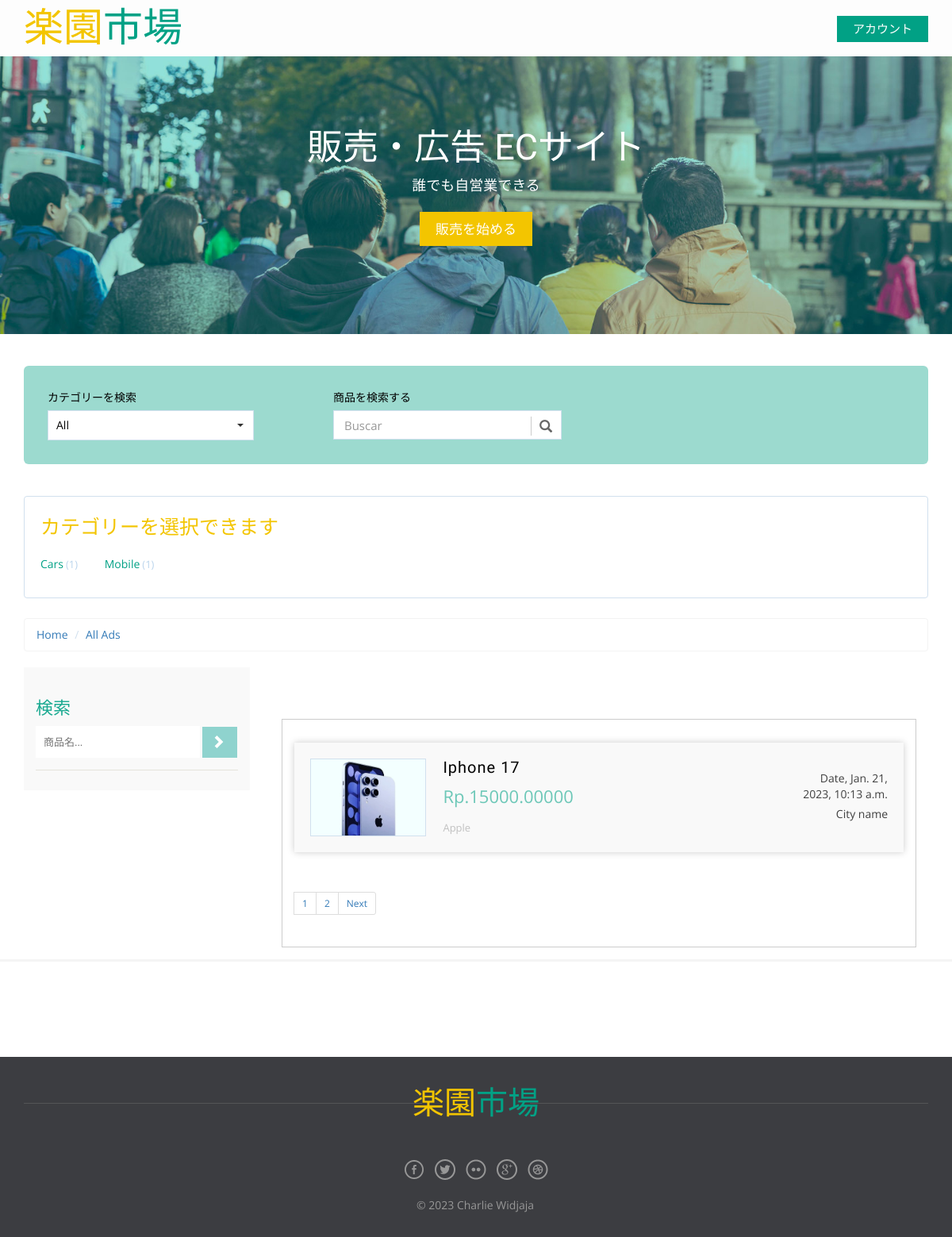
Screenshot of /products/ with the database file from the repository.
### product/models.py (models this page shows, shortened)
class Category(models.Model):
    category_name = models.CharField(max_length = 50)
    image = models.ImageField(upload_to = 'category/', blank = True, null = True)
    slug = models.SlugField(blank = True, null = True)
    class Meta:
        verbose_name = 'category'
        verbose_name_plural = 'categories'
    def __str__(self):
        return self.category_name

class Product(models.Model):
    CONDITION_TYPE = (
        ('new', 'new'),
        ('Used', 'Used')
    )
    name = models.CharField(max_length = 100)
    owner = models.ForeignKey(User , on_delete = models.CASCADE)
    description = models.TextField(max_length = 500)
    condition = models.CharField(max_length = 100, choices = CONDITION_TYPE)
    category = models.ForeignKey('Category',  on_delete = models.SET_NULL, null = True)
    brand = models.ForeignKey('Brand',  on_delete = models.SET_NULL, null = True)
    price = models.DecimalField(max_digits = 10, decimal_places = 5)
    image = models.ImageField(upload_to = 'main_product/', blank = True, null = True)
    created = models.DateTimeField(default = timezone.now)
    slug = models.SlugField(blank = True, null = True)

class Brand(models.Model):
    brand_name = models.CharField(max_length = 50)
    class Meta:
        verbose_name = 'brand'
        verbose_name_plural = 'brands'
    def __str__(self):
        return self.brand_name

### product/views.py (the view, shortened to what this page needs)
# urls.py: path('', views.productlist , name = 'product_list') ,
def productlist(request , category_slug = None):
    category = None
    productlist = Product.objects.all()
    categorylist = Category.objects.annotate(total_products = Count('product'))
    if category_slug:
        category = get_object_or_404(Category , slug = category_slug)
        productlist = productlist.filter(category = category)
    search_query = request.GET.get('q')
    paginator = Paginator(productlist, 1)
    page_number = request.GET.get('page')
    productlist = paginator.get_page(page_number)
    template = 'Product/product_list.html'
    context = {'product_list' : productlist , 'category_list' : categorylist , 'category' : category}
    return render(request, template , context)

### product/templates/Product/product_list.html (shortened to what this page needs)
{% extends 'base.html' %}
{% block body %}
	<div class="total-ads main-grid-border">
		<div class="container">
			<div class="select-box">
				<div class="browse-category ads-list">
					<label>カテゴリーを検索</label>
					<select class="selectpicker show-tick" data-live-search="true">
					  <option data-tokens="Mobiles">All</option>
					</select>
				</div>
				<div class="search-product ads-list">
					<label>商品を検索する</label>
					<div class="search">
						<div id="custom-search-input">
						<div class="input-group">
							<input type="text" class="form-control input-lg" placeholder="Buscar" />
							<span class="input-group-btn">
								<button class="btn btn-info btn-lg" type="button">
									<i class="glyphicon glyphicon-search"></i>
								</button>
							</span>
						</div>
					</div>
					</div>
				</div>
			</div>
			<div class="all-categories">
				<h3>カテゴリーを選択できます</h3>
				<ul class="all-cat-list">
					{% for category in category_list %}
						<li><a href="{% url 'products:product_list_category' category.slug %}">{{category}}<span class="num-of-ads">({{category.total_products}})</span></a></li>
					{% endfor %}
				</ul>
			</div>
			<ol class="breadcrumb" style="margin-bottom: 5px;">
			  <li><a href="index.html">Home</a></li>
			  <li class="active"><a href = "{% url 'products:product_list' %}">All Ads</a></li>
			</ol>
			<div class="ads-grid">
				<div class="side-bar col-md-3">
					<div class="search-hotel">
					<h3 class="sear-head">検索</h3>
					<form method = "GET" action = "{% url 'products:product_list' %}">
						<input type="text" placeholder="商品名..." name = "q" required="">
						<input type="submit" value=" ">
					</form>
				</div>
				</div>
				</div>
				<div class="ads-display col-md-9">
					<div class="wrapper">
					<div class="bs-example bs-example-tabs" role="tabpanel" data-example-id="togglable-tabs">
					  <div id="myTabContent" class="tab-content">
						<div role="tabpanel" class="tab-pane fade in active" id="home" aria-labelledby="home-tab">
						   <div>
												<div id="container">
							<ul class="list">
								{% for product in product_list %}
									<a href="{% url 'products:product_detail' product.slug %}">
										<li>
										<img src="{{product.image.url}}" title="" alt="" />
										<section class="list-left">
										<h5 class="title">{{product.name}}</h5>
										<span class="adprice">Rp.{{product.price}}</span>
										<p class="catpath">{{product.brand}}</p>
										</section>
										<section class="list-right">
										<span class="date">Date, {{product.created}}</span>
										<span class="cityname">City name</span>
										</section>
										<div class="clearfix"></div>
										</li>
									</a>
								{% endfor %}
							</ul>
						</div>
							</div>
						</div>
						{% if product_list.has_other_pages %}
							<ul class="pagination pagination-sm">
								{% for pages in product_list.paginator.page_range %}
									{% if product_list.number == pages %}
										<li><a href="#">{{pages}}</a></li>
									{% else %}
										<li><a href="?page={{pages}}">{{pages}}</a></li>
									{% endif %}
								{% endfor %}
								{% if product_list.has_next %}
									<li><a href="?page={{ product_list.next_page_number}}">Next</a></li>
								{% else %}
									<li class="disabled"></li>
								{% endif %}
							</ul>
						{% endif %}
					  </div>
					</div>
				</div>
				</div>
			</div>
		</div>
{% endblock body %}

### templates/base.html (shortened to what this page needs)
{% load static %}
<!DOCTYPE html>
<html>
<head>
<link rel="stylesheet" href="{% static 'css/bootstrap.min.css' %}">
<link rel="stylesheet" href="{% static 'css/bootstrap-select.css' %}">
<link href="{% static 'css/style.css' %}" rel="stylesheet" type="text/css" media="all" />
<link rel="stylesheet" href="{% static 'css/flexslider.css' %}" type="text/css" media="screen" />
<link rel="stylesheet" href="{% static 'css/font-awesome.min.css' %}" />
<link href="{% static 'css/jquery.uls.css' %}" rel="stylesheet"/>
<link href="{% static 'css/jquery.uls.grid.css' %}" rel="stylesheet"/>
<link href="{% static 'css/jquery.uls.lcd.css' %}" rel="stylesheet"/>
</head>
<body>
	<div class="header">
		<div class="container">
			<div class="logo">
				<a href="#"><span>楽園</span>市場</a>
			</div>
			<div class="header-right">
			<a class="account" href="https://rakuencom.onrender.com/accounts/login">アカウント</a>
		</div>
		</div>
	</div>
	<div class="main-banner banner text-center">
	  <div class="container">
			<h1>販売・広告<span class="segment-heading">    ECサイト</span> </h1>
			<p>誰でも自営業できる</p>
			<a href="#">販売を始める</a>
	  </div>
	</div>
{% block body %}
{% endblock body %}
		<footer>
			<div class="footer-top">
			</div>
			<div class="footer-bottom text-center">
			<div class="container">
				<div class="footer-logo">
					<a href="#"><span>楽園</span>市場</a>
				</div>
				<div class="footer-social-icons">
					<ul>
						<li><a class="facebook" href="#"><span>Facebook</span></a></li>
						<li><a class="twitter" href="#"><span>Twitter</span></a></li>
						<li><a class="flickr" href="#"><span>Flickr</span></a></li>
						<li><a class="googleplus" href="#"><span>Google+</span></a></li>
						<li><a class="dribbble" href="#"><span>Dribbble</span></a></li>
					</ul>
				</div>
				<div class="copyrights">
					<p> © 2023 Charlie Widjaja<a href="#"> </a></p>
				</div>
			</div>
		</div>
		</footer>
</body>
</html>

### rows the page displays
Category: category_name "Cars", total_products "1"
Category: category_name "Mobile", total_products "1"
Product: image (picture), name "Iphone 17", price "15000.00000", brand "Apple", created "Jan. 21, 2023, 10:13 a.m."

### other values shown
{{ pages }} "1"
{{ pages }} "2"
